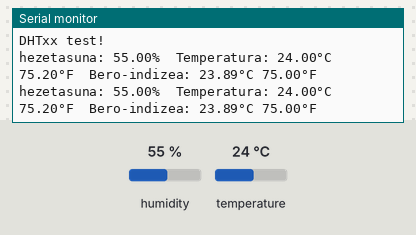
The sketch below on a simulated Arduino Nano, built with avr-gcc and run on an emulated ATmega328P. Parts: the last lines printed to the serial monitor. The inputs (shaded band) are chosen by the test bench; at power-on: humidity 55 %, temperature 24 °C.

Above: at 4.8 s.
4.9 s: humidity set to 22 %
At 6.9 s:
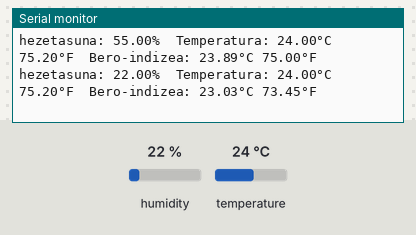
7.9 s: temperature set to 12 °C
At 8.9 s:
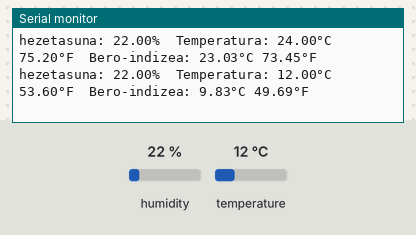
10.9 s: humidity set to 40 %
At 12.7 s:
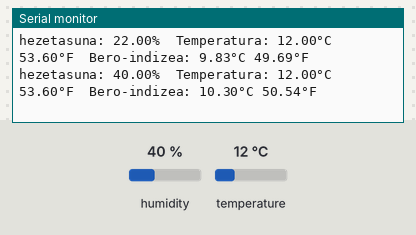
Timing chart, 0 to 14.2 s (numbered marks = the images above; inputs shaded):
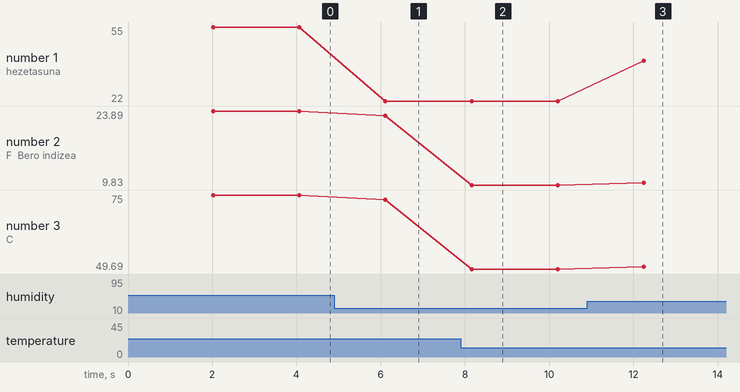

Measured:
- after the input at 4.9 s, the serial monitor: prints a new line after 1.2 s (image 1)
- after the input at 7.9 s, the serial monitor: prints a new line after 0.26 s (image 2)
- after the input at 10.9 s, the serial monitor: prints a new line after 1.3 s (image 3)
- plotted number 1: 55 → 22 after the input at 4.9 s, 22 → 40 after the input at 10.9 s
- plotted number 2: 23.89 → 23.03 after the input at 4.9 s, 23.03 → 9.83 after the input at 7.9 s, 9.83 → 10.3 after the input at 10.9 s
- plotted number 3: 75 → 73.45 after the input at 4.9 s, 73.45 → 49.69 after the input at 7.9 s, 49.69 → 50.54 after the input at 10.9 s

The sketch:

DHTtester.ino
```cpp
                                                    /*
 Programaren izena: DHTtester
 Egilea: MIKEL   Data: 22/02/2021
 Zeregina: DHT sentsorearekin tenperatura eta hezetazuna neurtzea.
 Adibide hau domeinu publikokoa da.
 Programaren egoera: Egiaztatzeko/Egiaztatuta
 Egiaztatutako plakak: hasiera batean Nano-arekin konprobatu dugu.
 */
 /*-----( LIBURUTEGIAK )----*/
// - DHT Sensor Library: https://github.com/adafruit/DHT-sensor-library
// - Adafruit Unified Sensor Lib: https://github.com/adafruit/Adafruit_Sensor
//#include <DHT.h>
//#include <DHT_U.h>
#include "DHT.h"
#define DHTPIN 17     // DHT sentsoreari lotutako Digital pin

//Erabili pinak 3, 4, 5, 12, 13 edo 14.
//Pin 15ek funtziona dezake, baina DHT deskonektatu egin behar da programazioan.

/*-----( KONSTANTEAK )-----*/
#define DHTTYPE DHT11   // DHT 11
//#define DHTTYPE DHT22   // DHT 22  (AM2302), AM2321
//#define DHTTYPE DHT21   // DHT 21 (AM2301)

// Connect pin 1 (ezkerrean) of the sensor to +5V
//3.3V logika duen taula bat Arduino Due batek pin 1 konektatzen badu
//5V ordez, 3.3V!
//Zure DHTPIN DOKTOREARI
//X/Connect pin 4 (eskuinaldean)
//Connect a 10K resistor from pin 2 (datuak) to pin 1 (boterea)

//DHT sentsorea.
//Liburutegi honen bertsio zaharragoek hirugarren parametro bat eraman zuten.
//Parametro hau ez da beharrezkoa prozesadore azkarragoentzat.
//DHT irakurgailuaren algoritmoa prozesu azkarragoetan lan egitera egokitzen da.
DHT dht(DHTPIN, DHTTYPE);

void setup() {
  Serial.begin(9600);
  Serial.println(F("DHTxx test!"));

  dht.begin();
}

void loop() {
  // Wait a few seconds between measurements.
  delay(2000);

  // Reading temperature or humidity takes about 250 milliseconds!
  // Sensor readings may also be up to 2 seconds 'old' (its a very slow sensor)
  float h = dht.readHumidity();
  // Read temperature as Celsius (the default)
  float t = dht.readTemperature();
  // Read temperature as Fahrenheit (isFahrenheit = true)
  float f = dht.readTemperature(true);

  // Check if any reads failed and exit early (to try again).
  if (isnan(h) || isnan(t) || isnan(f)) {
    Serial.println(F("Failed to read from DHT sensor!"));
    return;
  }

  // Compute heat index in Fahrenheit (the default)
  float hif = dht.computeHeatIndex(f, h);
  // Compute heat index in Celsius (isFahreheit = false)
  float hic = dht.computeHeatIndex(t, h, false);

  Serial.print(F("hezetasuna: "));
  Serial.print(h);
  Serial.print(F("%  Temperatura: "));
  Serial.print(t);
  Serial.print(F("°C "));
  Serial.print(f);
  Serial.print(F("°F  Bero-indizea: "));
  Serial.print(hic);
  Serial.print(F("°C "));
  Serial.print(hif);
  Serial.println(F("°F"));
}
```
